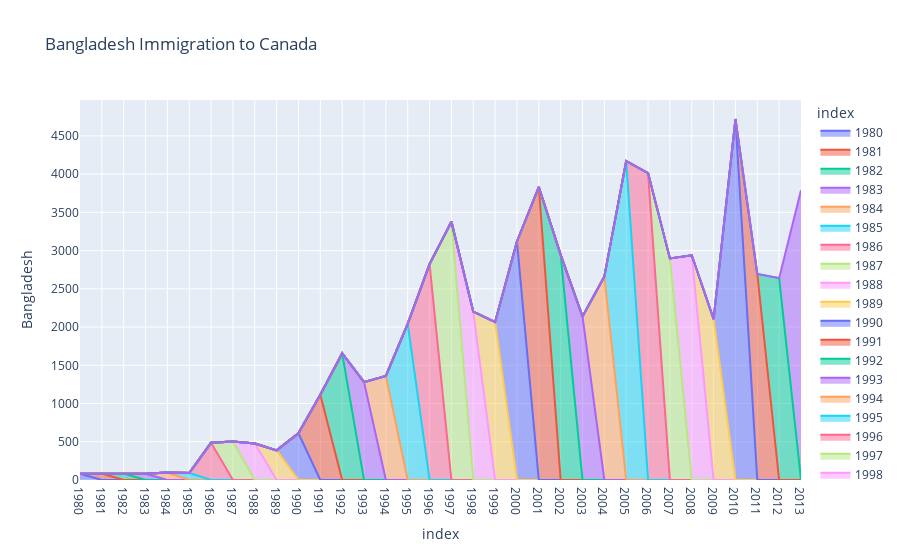

The notebook cell saved with this chart:
### Code cell
BangladeshData=df.loc['Bangladesh',years].reset_index()
px.area(BangladeshData, x='index', y='Bangladesh',title='Bangladesh Immigration to Canada',color='index')

### Figure 1 — Plotly figure (JSON) as saved in the notebook; plotly's stock layout.template omitted (floating-point values rounded to 4 significant figures)
{"data": [{"fillpattern": {"shape": ""}, "hovertemplate": "index=%{x}<br>Bangladesh=%{y}<extra></extra>", "legendgroup": "1980", "line": {"color": "#636efa"}, "marker": {"symbol": "circle"}, "mode": "lines", "name": "1980", "orientation": "v", "showlegend": true, "stackgroup": "1", "type": "scatter", "x": ["1980"], "xaxis": "x", "y": [83], "yaxis": "y"}, {"fillpattern": {"shape": ""}, "hovertemplate": "index=%{x}<br>Bangladesh=%{y}<extra></extra>", "legendgroup": "1981", "line": {"color": "#EF553B"}, "marker": {"symbol": "circle"}, "mode": "lines", "name": "1981", "orientation": "v", "showlegend": true, "stackgroup": "1", "type": "scatter", "x": ["1981"], "xaxis": "x", "y": [84], "yaxis": "y"}, {"fillpattern": {"shape": ""}, "hovertemplate": "index=%{x}<br>Bangladesh=%{y}<extra></extra>", "legendgroup": "1982", "line": {"color": "#00cc96"}, "marker": {"symbol": "circle"}, "mode": "lines", "name": "1982", "orientation": "v", "showlegend": true, "stackgroup": "1", "type": "scatter", "x": ["1982"], "xaxis": "x", "y": [86], "yaxis": "y"}, {"fillpattern": {"shape": ""}, "hovertemplate": "index=%{x}<br>Bangladesh=%{y}<extra></extra>", "legendgroup": "1983", "line": {"color": "#ab63fa"}, "marker": {"symbol": "circle"}, "mode": "lines", "name": "1983", "orientation": "v", "showlegend": true, "stackgroup": "1", "type": "scatter", "x": ["1983"], "xaxis": "x", "y": [81], "yaxis": "y"}, {"fillpattern": {"shape": ""}, "hovertemplate": "index=%{x}<br>Bangladesh=%{y}<extra></extra>", "legendgroup": "1984", "line": {"color": "#FFA15A"}, "marker": {"symbol": "circle"}, "mode": "lines", "name": "1984", "orientation": "v", "showlegend": true, "stackgroup": "1", "type": "scatter", "x": ["1984"], "xaxis": "x", "y": [98], "yaxis": "y"}, {"fillpattern": {"shape": ""}, "hovertemplate": "index=%{x}<br>Bangladesh=%{y}<extra></extra>", "legendgroup": "1985", "line": {"color": "#19d3f3"}, "marker": {"symbol": "circle"}, "mode": "lines", "name": "1985", "orientation": "v", "showlegend": true, "stackgroup": "1", "type": "scatter", "x": ["1985"], "xaxis": "x", "y": [92], "yaxis": "y"}, {"fillpattern": {"shape": ""}, "hovertemplate": "index=%{x}<br>Bangladesh=%{y}<extra></extra>", "legendgroup": "1986", "line": {"color": "#FF6692"}, "marker": {"symbol": "circle"}, "mode": "lines", "name": "1986", "orientation": "v", "showlegend": true, "stackgroup": "1", "type": "scatter", "x": ["1986"], "xaxis": "x", "y": [486], "yaxis": "y"}, {"fillpattern": {"shape": ""}, "hovertemplate": "index=%{x}<br>Bangladesh=%{y}<extra></extra>", "legendgroup": "1987", "line": {"color": "#B6E880"}, "marker": {"symbol": "circle"}, "mode": "lines", "name": "1987", "orientation": "v", "showlegend": true, "stackgroup": "1", "type": "scatter", "x": ["1987"], "xaxis": "x", "y": [503], "yaxis": "y"}, {"fillpattern": {"shape": ""}, "hovertemplate": "index=%{x}<br>Bangladesh=%{y}<extra></extra>", "legendgroup": "1988", "line": {"color": "#FF97FF"}, "marker": {"symbol": "circle"}, "mode": "lines", "name": "1988", "orientation": "v", "showlegend": true, "stackgroup": "1", "type": "scatter", "x": ["1988"], "xaxis": "x", "y": [476], "yaxis": "y"}, {"fillpattern": {"shape": ""}, "hovertemplate": "index=%{x}<br>Bangladesh=%{y}<extra></extra>", "legendgroup": "1989", "line": {"color": "#FECB52"}, "marker": {"symbol": "circle"}, "mode": "lines", "name": "1989", "orientation": "v", "showlegend": true, "stackgroup": "1", "type": "scatter", "x": ["1989"], "xaxis": "x", "y": [387], "yaxis": "y"}, {"fillpattern": {"shape": ""}, "hovertemplate": "index=%{x}<br>Bangladesh=%{y}<extra></extra>", "legendgroup": "1990", "line": {"color": "#636efa"}, "marker": {"symbol": "circle"}, "mode": "lines", "name": "1990", "orientation": "v", "showlegend": true, "stackgroup": "1", "type": "scatter", "x": ["1990"], "xaxis": "x", "y": [611], "yaxis": "y"}, {"fillpattern": {"shape": ""}, "hovertemplate": "index=%{x}<br>Bangladesh=%{y}<extra></extra>", "legendgroup": "1991", "line": {"color": "#EF553B"}, "marker": {"symbol": "circle"}, "mode": "lines", "name": "1991", "orientation": "v", "showlegend": true, "stackgroup": "1", "type": "scatter", "x": ["1991"], "xaxis": "x", "y": [1115], "yaxis": "y"}, {"fillpattern": {"shape": ""}, "hovertemplate": "index=%{x}<br>Bangladesh=%{y}<extra></extra>", "legendgroup": "1992", "line": {"color": "#00cc96"}, "marker": {"symbol": "circle"}, "mode": "lines", "name": "1992", "orientation": "v", "showlegend": true, "stackgroup": "1", "type": "scatter", "x": ["1992"], "xaxis": "x", "y": [1655], "yaxis": "y"}, {"fillpattern": {"shape": ""}, "hovertemplate": "index=%{x}<br>Bangladesh=%{y}<extra></extra>", "legendgroup": "1993", "line": {"color": "#ab63fa"}, "marker": {"symbol": "circle"}, "mode": "lines", "name": "1993", "orientation": "v", "showlegend": true, "stackgroup": "1", "type": "scatter", "x": ["1993"], "xaxis": "x", "y": [1280], "yaxis": "y"}, {"fillpattern": {"shape": ""}, "hovertemplate": "index=%{x}<br>Bangladesh=%{y}<extra></extra>", "legendgroup": "1994", "line": {"color": "#FFA15A"}, "marker": {"symbol": "circle"}, "mode": "lines", "name": "1994", "orientation": "v", "showlegend": true, "stackgroup": "1", "type": "scatter", "x": ["1994"], "xaxis": "x", "y": [1361], "yaxis": "y"}, {"fillpattern": {"shape": ""}, "hovertemplate": "index=%{x}<br>Bangladesh=%{y}<extra></extra>", "legendgroup": "1995", "line": {"color": "#19d3f3"}, "marker": {"symbol": "circle"}, "mode": "lines", "name": "1995", "orientation": "v", "showlegend": true, "stackgroup": "1", "type": "scatter", "x": ["1995"], "xaxis": "x", "y": [2042], "yaxis": "y"}, {"fillpattern": {"shape": ""}, "hovertemplate": "index=%{x}<br>Bangladesh=%{y}<extra></extra>", "legendgroup": "1996", "line": {"color": "#FF6692"}, "marker": {"symbol": "circle"}, "mode": "lines", "name": "1996", "orientation": "v", "showlegend": true, "stackgroup": "1", "type": "scatter", "x": ["1996"], "xaxis": "x", "y": [2824], "yaxis": "y"}, {"fillpattern": {"shape": ""}, "hovertemplate": "index=%{x}<br>Bangladesh=%{y}<extra></extra>", "legendgroup": "1997", "line": {"color": "#B6E880"}, "marker": {"symbol": "circle"}, "mode": "lines", "name": "1997", "orientation": "v", "showlegend": true, "stackgroup": "1", "type": "scatter", "x": ["1997"], "xaxis": "x", "y": [3378], "yaxis": "y"}, {"fillpattern": {"shape": ""}, "hovertemplate": "index=%{x}<br>Bangladesh=%{y}<extra></extra>", "legendgroup": "1998", "line": {"color": "#FF97FF"}, "marker": {"symbol": "circle"}, "mode": "lines", "name": "1998", "orientation": "v", "showlegend": true, "stackgroup": "1", "type": "scatter", "x": ["1998"], "xaxis": "x", "y": [2202], "yaxis": "y"}, {"fillpattern": {"shape": ""}, "hovertemplate": "index=%{x}<br>Bangladesh=%{y}<extra></extra>", "legendgroup": "1999", "line": {"color": "#FECB52"}, "marker": {"symbol": "circle"}, "mode": "lines", "name": "1999", "orientation": "v", "showlegend": true, "stackgroup": "1", "type": "scatter", "x": ["1999"], "xaxis": "x", "y": [2064], "yaxis": "y"}, {"fillpattern": {"shape": ""}, "hovertemplate": "index=%{x}<br>Bangladesh=%{y}<extra></extra>", "legendgroup": "2000", "line": {"color": "#636efa"}, "marker": {"symbol": "circle"}, "mode": "lines", "name": "2000", "orientation": "v", "showlegend": true, "stackgroup": "1", "type": "scatter", "x": ["2000"], "xaxis": "x", "y": [3119], "yaxis": "y"}, {"fillpattern": {"shape": ""}, "hovertemplate": "index=%{x}<br>Bangladesh=%{y}<extra></extra>", "legendgroup": "2001", "line": {"color": "#EF553B"}, "marker": {"symbol": "circle"}, "mode": "lines", "name": "2001", "orientation": "v", "showlegend": true, "stackgroup": "1", "type": "scatter", "x": ["2001"], "xaxis": "x", "y": [3831], "yaxis": "y"}, {"fillpattern": {"shape": ""}, "hovertemplate": "index=%{x}<br>Bangladesh=%{y}<extra></extra>", "legendgroup": "2002", "line": {"color": "#00cc96"}, "marker": {"symbol": "circle"}, "mode": "lines", "name": "2002", "orientation": "v", "showlegend": true, "stackgroup": "1", "type": "scatter", "x": ["2002"], "xaxis": "x", "y": [2944], "yaxis": "y"}, {"fillpattern": {"shape": ""}, "hovertemplate": "index=%{x}<br>Bangladesh=%{y}<extra></extra>", "legendgroup": "2003", "line": {"color": "#ab63fa"}, "marker": {"symbol": "circle"}, "mode": "lines", "name": "2003", "orientation": "v", "showlegend": true, "stackgroup": "1", "type": "scatter", "x": ["2003"], "xaxis": "x", "y": [2137], "yaxis": "y"}, {"fillpattern": {"shape": ""}, "hovertemplate": "index=%{x}<br>Bangladesh=%{y}<extra></extra>", "legendgroup": "2004", "line": {"color": "#FFA15A"}, "marker": {"symbol": "circle"}, "mode": "lines", "name": "2004", "orientation": "v", "showlegend": true, "stackgroup": "1", "type": "scatter", "x": ["2004"], "xaxis": "x", "y": [2660], "yaxis": "y"}, {"fillpattern": {"shape": ""}, "hovertemplate": "index=%{x}<br>Bangladesh=%{y}<extra></extra>", "legendgroup": "2005", "line": {"color": "#19d3f3"}, "marker": {"symbol": "circle"}, "mode": "lines", "name": "2005", "orientation": "v", "showlegend": true, "stackgroup": "1", "type": "scatter", "x": ["2005"], "xaxis": "x", "y": [4171], "yaxis": "y"}, {"fillpattern": {"shape": ""}, "hovertemplate": "index=%{x}<br>Bangladesh=%{y}<extra></extra>", "legendgroup": "2006", "line": {"color": "#FF6692"}, "marker": {"symbol": "circle"}, "mode": "lines", "name": "2006", "orientation": "v", "showlegend": true, "stackgroup": "1", "type": "scatter", "x": ["2006"], "xaxis": "x", "y": [4014], "yaxis": "y"}, {"fillpattern": {"shape": ""}, "hovertemplate": "index=%{x}<br>Bangladesh=%{y}<extra></extra>", "legendgroup": "2007", "line": {"color": "#B6E880"}, "marker": {"symbol": "circle"}, "mode": "lines", "name": "2007", "orientation": "v", "showlegend": true, "stackgroup": "1", "type": "scatter", "x": ["2007"], "xaxis": "x", "y": [2897], "yaxis": "y"}, {"fillpattern": {"shape": ""}, "hovertemplate": "index=%{x}<br>Bangladesh=%{y}<extra></extra>", "legendgroup": "2008", "line": {"color": "#FF97FF"}, "marker": {"symbol": "circle"}, "mode": "lines", "name": "2008", "orientation": "v", "showlegend": true, "stackgroup": "1", "type": "scatter", "x": ["2008"], "xaxis": "x", "y": [2939], "yaxis": "y"}, {"fillpattern": {"shape": ""}, "hovertemplate": "index=%{x}<br>Bangladesh=%{y}<extra></extra>", "legendgroup": "2009", "line": {"color": "#FECB52"}, "marker": {"symbol": "circle"}, "mode": "lines", "name": "2009", "orientation": "v", "showlegend": true, "stackgroup": "1", "type": "scatter", "x": ["2009"], "xaxis": "x", "y": [2104], "yaxis": "y"}, {"fillpattern": {"shape": ""}, "hovertemplate": "index=%{x}<br>Bangladesh=%{y}<extra></extra>", "legendgroup": "2010", "line": {"color": "#636efa"}, "marker": {"symbol": "circle"}, "mode": "lines", "name": "2010", "orientation": "v", "showlegend": true, "stackgroup": "1", "type": "scatter", "x": ["2010"], "xaxis": "x", "y": [4721], "yaxis": "y"}, {"fillpattern": {"shape": ""}, "hovertemplate": "index=%{x}<br>Bangladesh=%{y}<extra></extra>", "legendgroup": "2011", "line": {"color": "#EF553B"}, "marker": {"symbol": "circle"}, "mode": "lines", "name": "2011", "orientation": "v", "showlegend": true, "stackgroup": "1", "type": "scatter", "x": ["2011"], "xaxis": "x", "y": [2694], "yaxis": "y"}, {"fillpattern": {"shape": ""}, "hovertemplate": "index=%{x}<br>Bangladesh=%{y}<extra></extra>", "legendgroup": "2012", "line": {"color": "#00cc96"}, "marker": {"symbol": "circle"}, "mode": "lines", "name": "2012", "orientation": "v", "showlegend": true, "stackgroup": "1", "type": "scatter", "x": ["2012"], "xaxis": "x", "y": [2640], "yaxis": "y"}, {"fillpattern": {"shape": ""}, "hovertemplate": "index=%{x}<br>Bangladesh=%{y}<extra></extra>", "legendgroup": "2013", "line": {"color": "#ab63fa"}, "marker": {"symbol": "circle"}, "mode": "lines", "name": "2013", "orientation": "v", "showlegend": true, "stackgroup": "1", "type": "scatter", "x": ["2013"], "xaxis": "x", "y": [3789], "yaxis": "y"}], "layout": {"legend": {"title": {"text": "index"}, "tracegroupgap": 0}, "title": {"text": "Bangladesh Immigration to Canada"}, "xaxis": {"anchor": "y", "categoryarray": ["1980", "1981", "1982", "1983", "1984", "1985", "1986", "1987", "1988", "1989", "1990", "1991", "1992", "1993", "1994", "1995", "1996", "1997", "1998", "1999", "2000", "2001", "2002", "2003", "2004", "2005", "2006", "2007", "2008", "2009", "2010", "2011", "2012", "2013"], "categoryorder": "array", "domain": [0, 1], "title": {"text": "index"}}, "yaxis": {"anchor": "x", "domain": [0, 1], "title": {"text": "Bangladesh"}}}}
